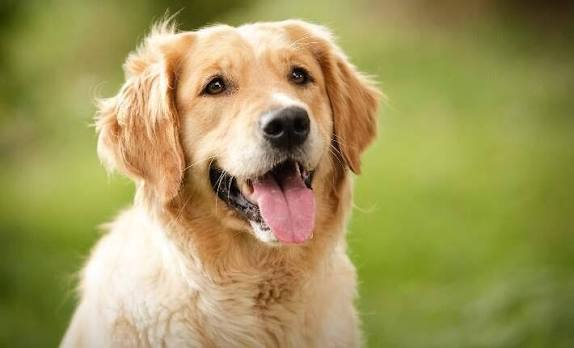
#> input picture images/dog.jpg, 574 x 348 px, found by its file name
$ python canny.py
#> lines starting #> are read from the running program, lines starting #| are printed output that depends on the picture; after the words box and inside, x2 and y2 are one past the last pixel; in counts of white or black regions, pixels touching at a corner belong together
import cv2 as cv
img = cv.imread("images\dog.jpg")
#> img is the input picture: shape (348, 574, 3); mean B, G, R 89.7, 151.2, 160.7
canny = cv.Canny(img,125,175)
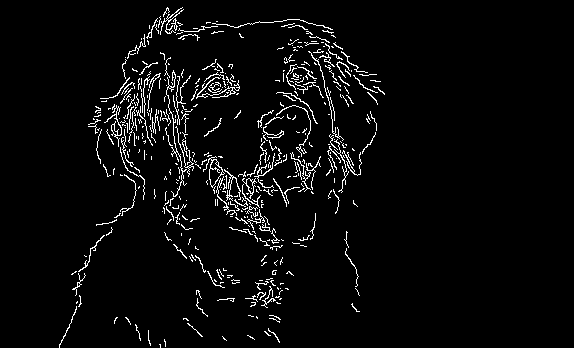
#> canny: shape (348, 574); 3.9% white in thin lines or dots, all inside (x1, y1, x2, y2) = (59, 7, 385, 348)

cv.imshow("img",canny)
cv.waitKey(0)
#canny means it highlits only outlines of the image

$ run again, with images/test.webp saved as images/dog.jpg
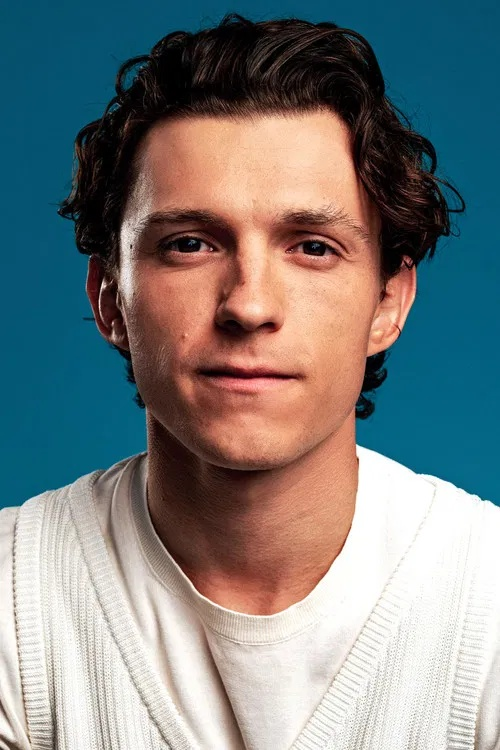
#> input picture images/test.webp, 500 x 750 px, found by its file name
#> img is the input picture: shape (750, 500, 3); mean B, G, R 127.8, 127.7, 122.9
#> `canny = cv.Canny(img,125,175)`:
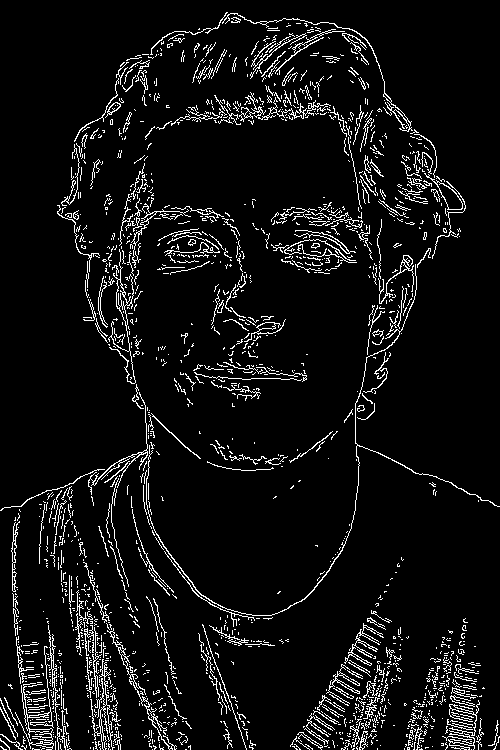
#> canny: shape (750, 500); 6.7% white in thin lines or dots
